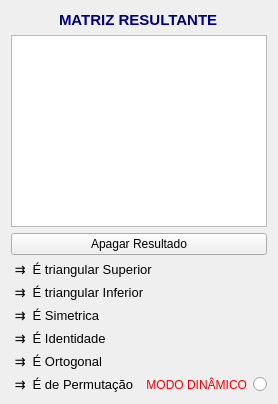
      <widget class="QWidget" name="layoutWidget">
       <layout class="QVBoxLayout" name="verticalLayout_6">
        <item alignment="Qt::AlignHCenter">
         <widget class="QLabel" name="label_MatrizResultante">
          <property name="font">
           <font>
            <pointsize>11</pointsize>
            <weight>75</weight>
            <bold>true</bold>
           </font>
          </property>
          <property name="whatsThis">
           <string>&lt;html&gt;&lt;head/&gt;&lt;body&gt;&lt;p align=&quot;center&quot;&gt;MATRIZ RESULTANTE&lt;/p&gt;&lt;/body&gt;&lt;/html&gt;</string>
          </property>
          <property name="styleSheet">
           <string notr="true">color: rgb(0, 0, 132);</string>
          </property>
          <property name="text">
           <string>MATRIZ RESULTANTE</string>
          </property>
         </widget>
        </item>
        <item>
         <widget class="QTableWidget" name="tableWidgetMatrizC">
          <property name="enabled">
           <bool>true</bool>
          </property>
          <property name="styleSheet">
           <string notr="true">gridline-color: rgb(85, 0, 255);</string>
          </property>
          <property name="sortingEnabled">
           <bool>false</bool>
          </property>
          <property name="cornerButtonEnabled">
           <bool>true</bool>
          </property>
         </widget>
        </item>
        <item>
         <widget class="QPushButton" name="pushButton_ApagarResultado">
          <property name="text">
           <string>Apagar Resultado</string>
          </property>
         </widget>
        </item>
        <item>
         <layout class="QVBoxLayout" name="verticalLayout">
          <item>
           <widget class="QLabel" name="label_TriangularSuperiorMatC">
            <property name="font">
             <font>
              <pointsize>10</pointsize>
             </font>
            </property>
            <property name="text">
             <string> ⇉  É triangular Superior </string>
            </property>
           </widget>
          </item>
          <item>
           <widget class="QLabel" name="label_TriangularInferiorMatC">
            <property name="font">
             <font>
              <pointsize>10</pointsize>
             </font>
            </property>
            <property name="text">
             <string> ⇉  É triangular Inferior</string>
            </property>
           </widget>
          </item>
          <item>
           <widget class="QLabel" name="label_SimetricaMatC">
            <property name="font">
             <font>
              <pointsize>10</pointsize>
             </font>
            </property>
            <property name="text">
             <string> ⇉  É Simetrica</string>
            </property>
           </widget>
          </item>
          <item>
           <widget class="QLabel" name="label_IdentidadeMatC">
            <property name="font">
             <font>
              <pointsize>10</pointsize>
             </font>
            </property>
            <property name="text">
             <string> ⇉  É Identidade</string>
            </property>
           </widget>
          </item>
          <item>
           <widget class="QLabel" name="label_OrtogonalMatC">
            <property name="font">
             <font>
              <pointsize>10</pointsize>
             </font>
            </property>
            <property name="text">
             <string> ⇉  É Ortogonal</string>
            </property>
           </widget>
          </item>
          <item>
           <layout class="QHBoxLayout" name="horizontalLayout_5">
            <item>
             <widget class="QLabel" name="label_PermutacaoMatC">
              <property name="font">
               <font>
                <pointsize>10</pointsize>
               </font>
              </property>
              <property name="text">
               <string> ⇉  É de Permutação</string>
              </property>
             </widget>
            </item>
            <item>
             <widget class="QRadioButton" name="radioButtonModeDinamic">
              <property name="toolTip">
               <string>&lt;html&gt;&lt;head/&gt;&lt;body&gt;&lt;p&gt;As operações seram realizadas em tempo real de modificação&lt;/p&gt;&lt;/body&gt;&lt;/html&gt;</string>
              </property>
              <property name="statusTip">
               <string/>
              </property>
              <property name="accessibleName">
               <string/>
              </property>
              <property name="accessibleDescription">
               <string/>
              </property>
              <property name="layoutDirection">
               <enum>Qt::RightToLeft</enum>
              </property>
              <property name="styleSheet">
               <string notr="true">color: rgb(255, 0, 0);
border-color: rgb(255, 0, 0);
border-bottom-color: rgb(255, 0, 0);</string>
              </property>
              <property name="text">
               <string> MODO DINÂMICO</string>
              </property>
             </widget>
            </item>
           </layout>
          </item>
         </layout>
        </item>
       </layout>
      </widget>
